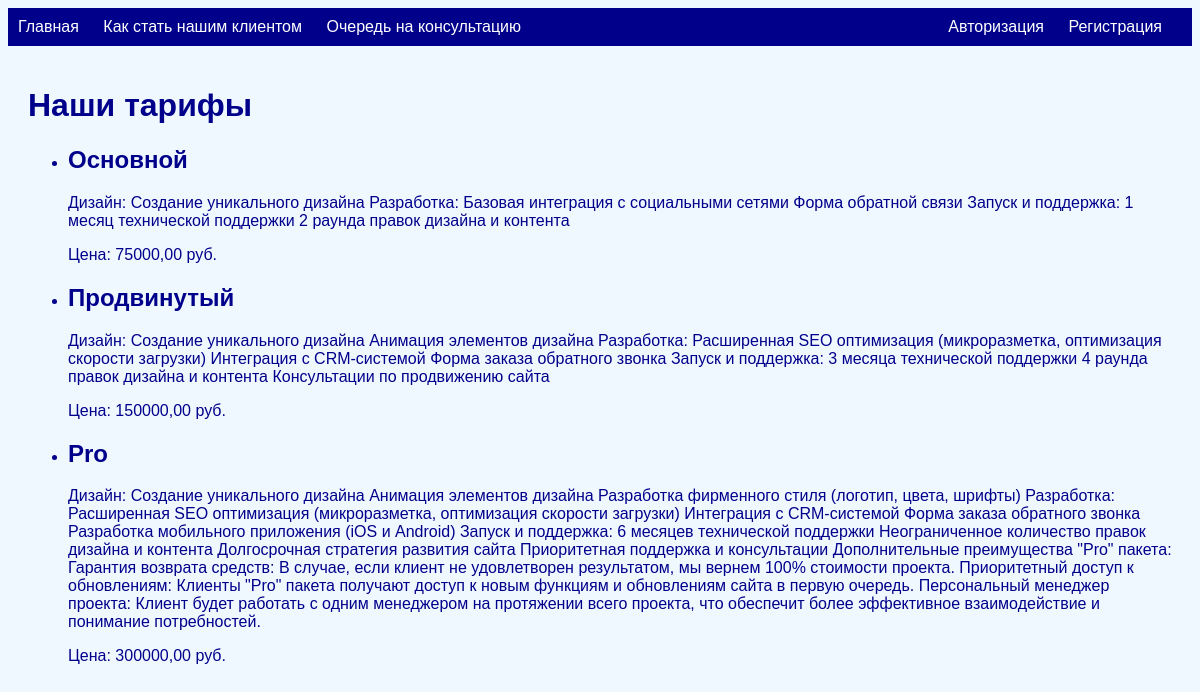
The app's page /tariffs/ with its own data.
### main/models.py (models this page shows)
class Tariff(models.Model):
    name = models.CharField(max_length=100)
    price = models.DecimalField(max_digits=8, decimal_places=2)
    description = models.TextField()

### main/views.py (the view)
# urls.py: path('tariffs/', views.tariffs, name='tariffs'),
def tariffs(request):
    tariffs = Tariff.objects.all()
    return render(request, 'main/tariffs.html', {'tariffs': tariffs})

### main/templates/main/tariffs.html
{% extends 'main/base.html' %}
{% block content %}
    <h1>Наши тарифы</h1>
    <ul>
        {% for tariff in tariffs %}
            <li>
                <h2>{{ tariff.name }}</h2>
                <p>{{ tariff.description }}</p>
                <p>Цена: {{ tariff.price }} руб.</p>
            </li>
        {% endfor %}
    </ul>
{% endblock %}

### main/templates/main/base.html (style rules this page uses)
body { font-family: Arial, sans-serif; background-color: #f0f8ff; color: #00008b; }

### records on screen
Tariff: name "Основной", description "Дизайн: Создание уникального дизайна Разработка: Базовая интеграция с социальными сетями Форма обратной связи Запуск и поддержка: 1 месяц технической поддержки 2 раунда правок дизайна и контента", price "75000,00"
Tariff: name "Продвинутый", description "Дизайн: Создание уникального дизайна Анимация элементов дизайна Разработка: Расширенная SEO оптимизация (микроразметка, оптимизация скорости загрузки) Интеграция с CRM-системой Форма заказа обратного звонка Запуск и поддержка: 3 месяца технической поддержки 4 раунда правок дизайна и контента Консультации по продвижению сайта", price "150000,00"
Tariff: name "Pro", description "Дизайн: Создание уникального дизайна Анимация элементов дизайна Разработка фирменного стиля (логотип, цвета, шрифты) Разработка: Расширенная SEO оптимизация (микроразметка, оптимизация скорости загрузки) Интеграция с CRM-системой Форма заказа обратного звонка Разработка мобильного приложения (iOS и Android) Запуск и поддержка: 6 месяцев технической поддержки Неограниченное количество правок дизайна и контента Долгосрочная стратегия развития сайта Приоритетная поддержка и консультации Дополнительные преимущества \"Pro\" пакета: Гарантия возврата средств: В случае, если клиент не удовлетворен результатом, мы вернем 100% стоимости проекта. Приоритетный доступ к обновлениям: Клиенты \"Pro\" пакета…", price "300000,00"
